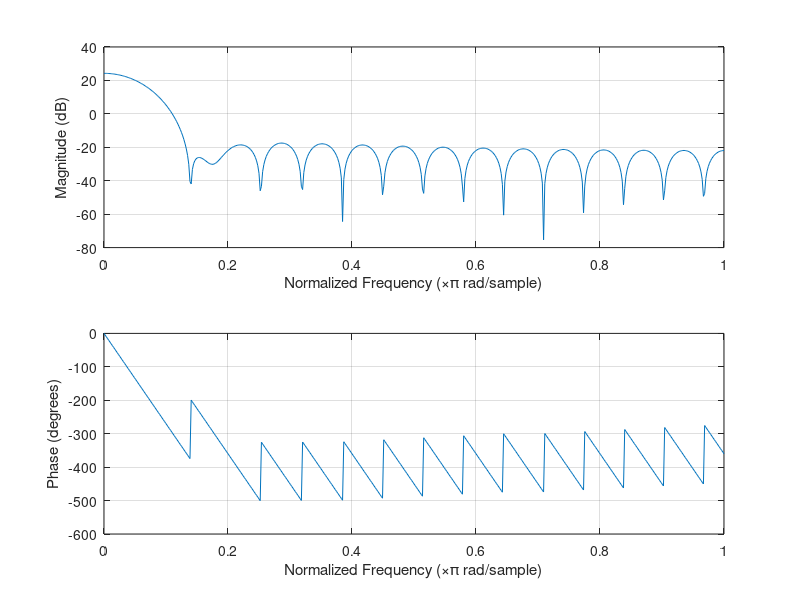

Here is the MATLAB script that generated this plot: (Note: this script raises an error after producing the figure.)
% Part (a) - Hamming Window for M=31
M1 = 31;
w_hamming_31 = hamming(M1);
freqz(w_hamming_31);

% Part (b) - Frequency response of the truncated FIR filter with Hamming window for M=31
ideal_response = [ones(M1/6+1, 1); zeros(M1/6, 1)];
h_fir_hamming_31 = firpm(M1, [0, 1/6, 1/6, 1], ideal_response, w_hamming_31);
freqz(h_fir_hamming_31);

% Part (c) - Hanning, Blackman, and Bartlett windows for M=31
w_hanning_31 = hann(M1);
w_blackman_31 = blackman(M1);
w_bartlett_31 = bartlett(M1);

% Part (d) - Frequency response of the truncated FIR filter with different windows for M=31
h_fir_hanning_31 = firpm(M1, [0, 1/6, 1/6, 1], ideal_response, w_hanning_31);
h_fir_blackman_31 = firpm(M1, [0, 1/6, 1/6, 1], ideal_response, w_blackman_31);
h_fir_bartlett_31 = firpm(M1, [0, 1/6, 1/6, 1], ideal_response, w_bartlett_31);

figure;
subplot(2, 2, 1);
freqz(h_fir_hamming_31);
title('Hamming Window (M=31)');

subplot(2, 2, 2);
freqz(h_fir_hanning_31);
title('Hanning Window (M=31)');

subplot(2, 2, 3);
freqz(h_fir_blackman_31);
title('Blackman Window (M=31)');

subplot(2, 2, 4);
freqz(h_fir_bartlett_31);
title('Bartlett Window (M=31)');

% Part (a) - Hamming Window for M=61
M2 = 61;
w_hamming_61 = hamming(M2);
freqz(w_hamming_61);

% Part (b) - Frequency response of the truncated FIR filter with Hamming window for M=61
h_fir_hamming_61 = firpm(M2, [0, 1/6, 1/6, 1], ideal_response, w_hamming_61);
freqz(h_fir_hamming_61);

% Part (c) - Hanning, Blackman, and Bartlett windows for M=61
w_hanning_61 = hann(M2);
w_blackman_61 = blackman(M2);
w_bartlett_61 = bartlett(M2);

% Part (d) - Frequency response of the truncated FIR filter with different windows for M=61
h_fir_hanning_61 = firpm(M2, [0, 1/6, 1/6, 1], ideal_response, w_hanning_61);
h_fir_blackman_61 = firpm(M2, [0, 1/6, 1/6, 1], ideal_response, w_blackman_61);
h_fir_bartlett_61 = firpm(M2, [0, 1/6, 1/6, 1], ideal_response, w_bartlett_61);

figure;
subplot(2, 2, 1);
freqz(h_fir_hamming_61);
title('Hamming Window (M=61)');

subplot(2, 2, 2);
freqz(h_fir_hanning_61);
title('Hanning Window (M=61)');

subplot(2, 2, 3);
freqz(h_fir_blackman_61);
title('Blackman Window (M=61)');

subplot(2, 2, 4);
freqz(h_fir_bartlett_61);
title('Bartlett Window (M=61)');